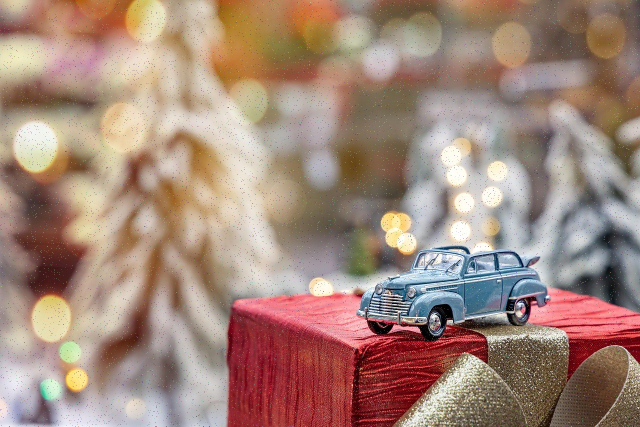
#> input picture Images/image-1.jpg, 1280 x 853 px (shown at 1/2 size); its folder holds only this picture in this run
$ python -i ImageSorter.py   (imports and definitions only)
#> lines starting #> are read from the running program, lines starting #| are printed output that depends on the picture; after the words box and inside, x2 and y2 are one past the last pixel; in counts of white or black regions, pixels touching at a corner belong together
"""
Requirements:
    python -m pip install opencv-python numpy --break-system-packages

"""

import glob
import math
import os
import tempfile
import zipfile

import cv2
import numpy as np


THRESHOLD_LEVELS = [
    (120, 100),
    (155, 135),
    (190, 175),
]

# This basic repeating-key XOR layer is intended for the project handoff only.
# Keep the same key and header in rebel_sever.py.
ENCRYPTION_KEY = b"ImageSorter-Rebel-Project-Key"
ENCRYPTED_HEADER = b"IMGZIPENC1\n"

def score_ring_at_threshold(red_mask):
    close_kernel = np.ones((5, 5), np.uint8)
    cleaned = cv2.morphologyEx(red_mask, cv2.MORPH_CLOSE, close_kernel, iterations=2)
    open_kernel = np.ones((2, 2), np.uint8)
    cleaned = cv2.morphologyEx(cleaned, cv2.MORPH_OPEN, open_kernel, iterations=1)

    contours, hierarchy = cv2.findContours(cleaned, cv2.RETR_CCOMP, cv2.CHAIN_APPROX_SIMPLE)
    if hierarchy is None:
        return 0.0, None
    hierarchy = hierarchy[0]

    best_score = 0.0
    best_circle = None

    for i, h_row in enumerate(hierarchy):
        _, _, first_child, _ = h_row
        if first_child == -1:
            continue

        outer = contours[i]
        inner = contours[first_child]
        if cv2.contourArea(outer) < 50 or cv2.contourArea(inner) < 5:
            continue

        (ox, oy), r_outer = cv2.minEnclosingCircle(outer)
        (ix, iy), r_inner = cv2.minEnclosingCircle(inner)
        if r_outer < 8 or r_inner < 2:
            continue

        center_dist = math.hypot(ox - ix, oy - iy)
        concentricity = 1.0 - min(1.0, center_dist / max(r_outer, 1))

        thickness = r_outer - r_inner
        if thickness <= 0:
            continue
        thickness_ratio = thickness / r_outer

        ideal_outer_area = math.pi * r_outer ** 2
        outer_circularity = 1.0 - min(1.0, abs(cv2.contourArea(outer) - ideal_outer_area) / ideal_outer_area)
        ideal_inner_area = math.pi * r_inner ** 2
        inner_circularity = 1.0 - min(1.0, abs(cv2.contourArea(inner) - ideal_inner_area) / ideal_inner_area)

        thinness_score = 1.0 if thickness_ratio < 0.35 else max(0.0, 1.0 - (thickness_ratio - 0.35) * 3)

        score = concentricity * outer_circularity * inner_circularity * thinness_score

        if score > best_score:
            best_score = score
            best_circle = (ox, oy, r_outer)

    return best_score, best_circle


def detect_red_circle_score(image_path):
#> called with image_path = '../Images/image-1.jpg'
    img = cv2.imread(image_path)
#> img is the input picture: shape (853, 1280, 3); mean B, G, R 122.2, 135.5, 162.5
    if img is None:
        return 0.0, None

    target_max_dim = 800
    h, w = img.shape[:2]
#> h = 853; w = 1280
    scale = target_max_dim / max(h, w)
#> scale = 0.625
    if scale < 1.0:
        img = cv2.resize(img, (int(w * scale), int(h * scale)), interpolation=cv2.INTER_AREA)
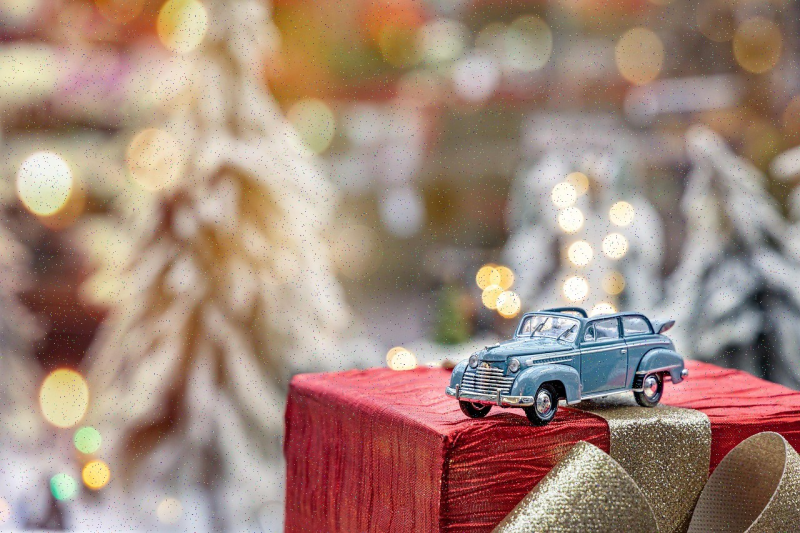
#> img: shape (533, 800, 3); mean B, G, R 122.2, 135.5, 162.5

    hsv = cv2.cvtColor(img, cv2.COLOR_BGR2HSV)
#> hsv: shape (533, 800, 3); mean H, S, V 49.1, 77.4, 165.2

    best_score = 0.0
    best_circle = None

    for (s_min, v_min) in THRESHOLD_LEVELS:
        lower_red1 = np.array([0, s_min, v_min])
        upper_red1 = np.array([7, 255, 255])
        lower_red2 = np.array([173, s_min, v_min])
        upper_red2 = np.array([180, 255, 255])
        mask1 = cv2.inRange(hsv, lower_red1, upper_red1)
        mask2 = cv2.inRange(hsv, lower_red2, upper_red2)
        red_mask = cv2.bitwise_or(mask1, mask2)

        score, circle = score_ring_at_threshold(red_mask)
        if score > best_score:
            best_score = score
            best_circle = circle
#> this loop made 3 passes
#> pass 1, in detect_red_circle_score, `mask1 = cv2.inRange(hsv, lower_red1, upper_red1)`:
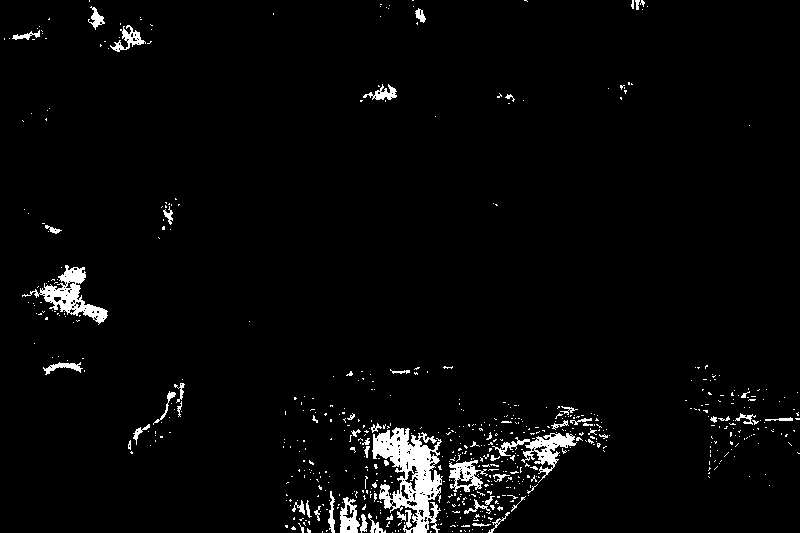
#> mask1: shape (533, 800); 3% white; 637 white regions (578 under 20 px), largest, box (x1, y1, x2, y2) and area: (372, 427, 443, 533) 3755, (22, 265, 108, 325) 1466, (492, 433, 577, 483) 1088
#> pass 1, in detect_red_circle_score, `mask2 = cv2.inRange(hsv, lower_red2, upper_red2)`:
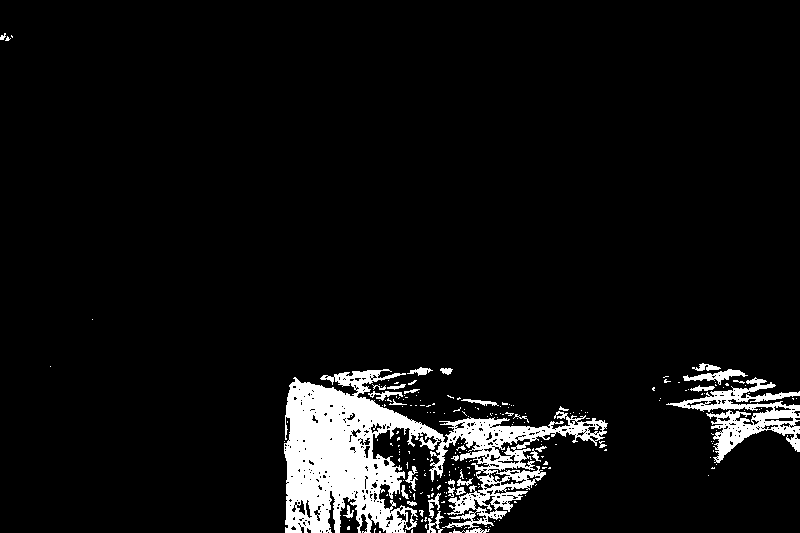
#> mask2: shape (533, 800); 6.3% white; 224 white regions (191 under 20 px), largest, box (x1, y1, x2, y2) and area: (284, 369, 608, 533) 20606, (666, 377, 800, 463) 3626, (683, 369, 748, 385) 378
#> pass 1, in detect_red_circle_score, `red_mask = cv2.bitwise_or(mask1, mask2)`:
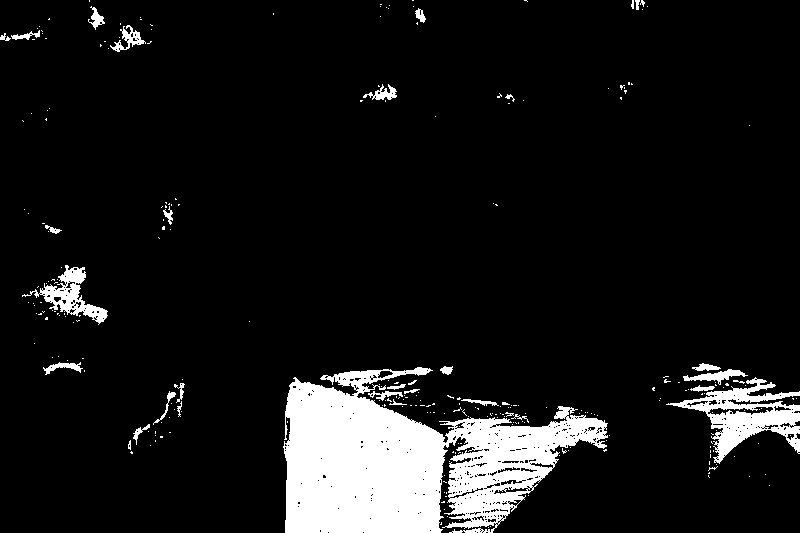
#> red_mask: shape (533, 800); 9.4% white; 279 white regions (246 under 20 px), largest, box (x1, y1, x2, y2) and area: (283, 367, 608, 533) 30853, (666, 377, 800, 464) 4092, (22, 265, 108, 325) 1467
#> pass 1, in score_ring_at_threshold, `cleaned = cv2.morphologyEx(red_mask, cv2.MORPH_CLOSE, close_kernel, it..`:
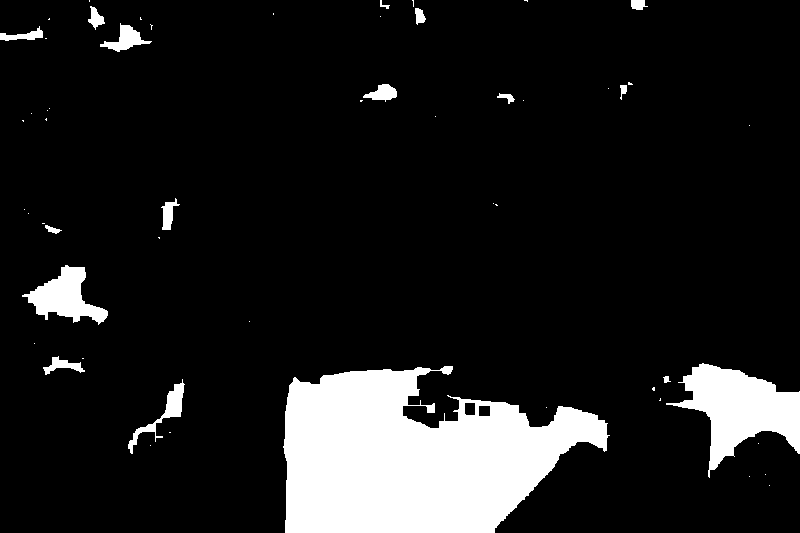
#> cleaned: shape (533, 800); 11.7% white; 55 white regions (38 under 20 px), largest, box (x1, y1, x2, y2) and area: (283, 366, 610, 533) 36918, (666, 363, 800, 478) 7024, (22, 265, 108, 325) 2393
#> after the loop:
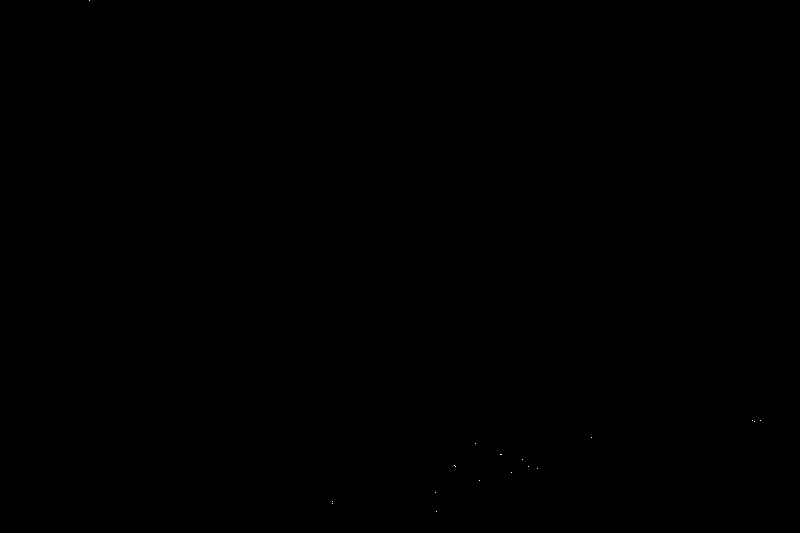
#> mask1: shape (533, 800); 0% white in thin lines or dots, all inside (x1, y1, x2, y2) = (89, 0, 761, 512)
#> after the loop: red_mask: shape (533, 800); 0.06% white in thin lines or dots, all inside (x1, y1, x2, y2) = (89, 0, 800, 525)
#> after the loop, best_score = 0

    if best_circle is not None:
        cx, cy, r = best_circle
        eff_scale = min(scale, 1.0)
        best_circle = (cx / eff_scale, cy / eff_scale, r / eff_scale)

    return best_score, best_circle


# [103 lines left out: functions find_top_red_circle_images, crop_to_circle, encode_image, encrypt_file, zip_images, not called in this run]

>>> result = detect_red_circle_score('../Images/image-1.jpg')
